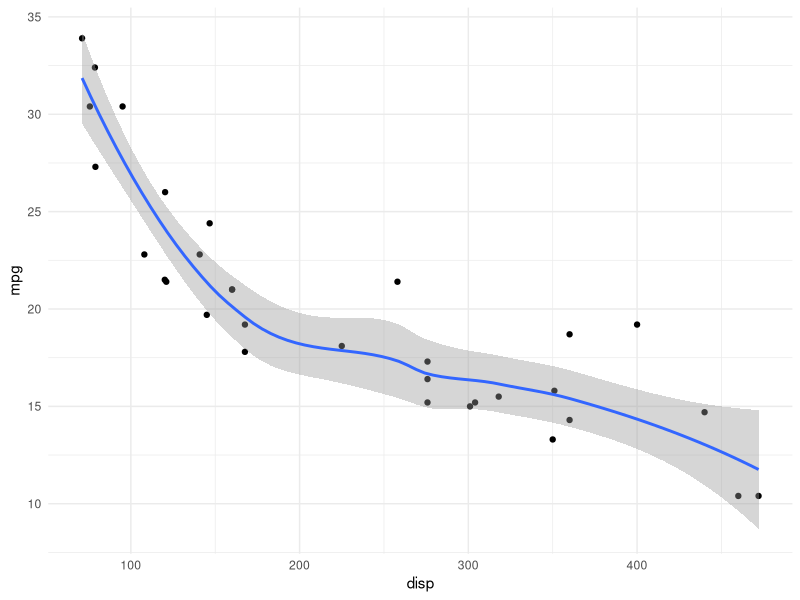

Generate this figure with R:
## ---- chunk 1
library(tidyverse)
ggplot(mtcars, aes(disp, mpg)) +
  geom_point() +
  geom_smooth() +
  theme_minimal()
